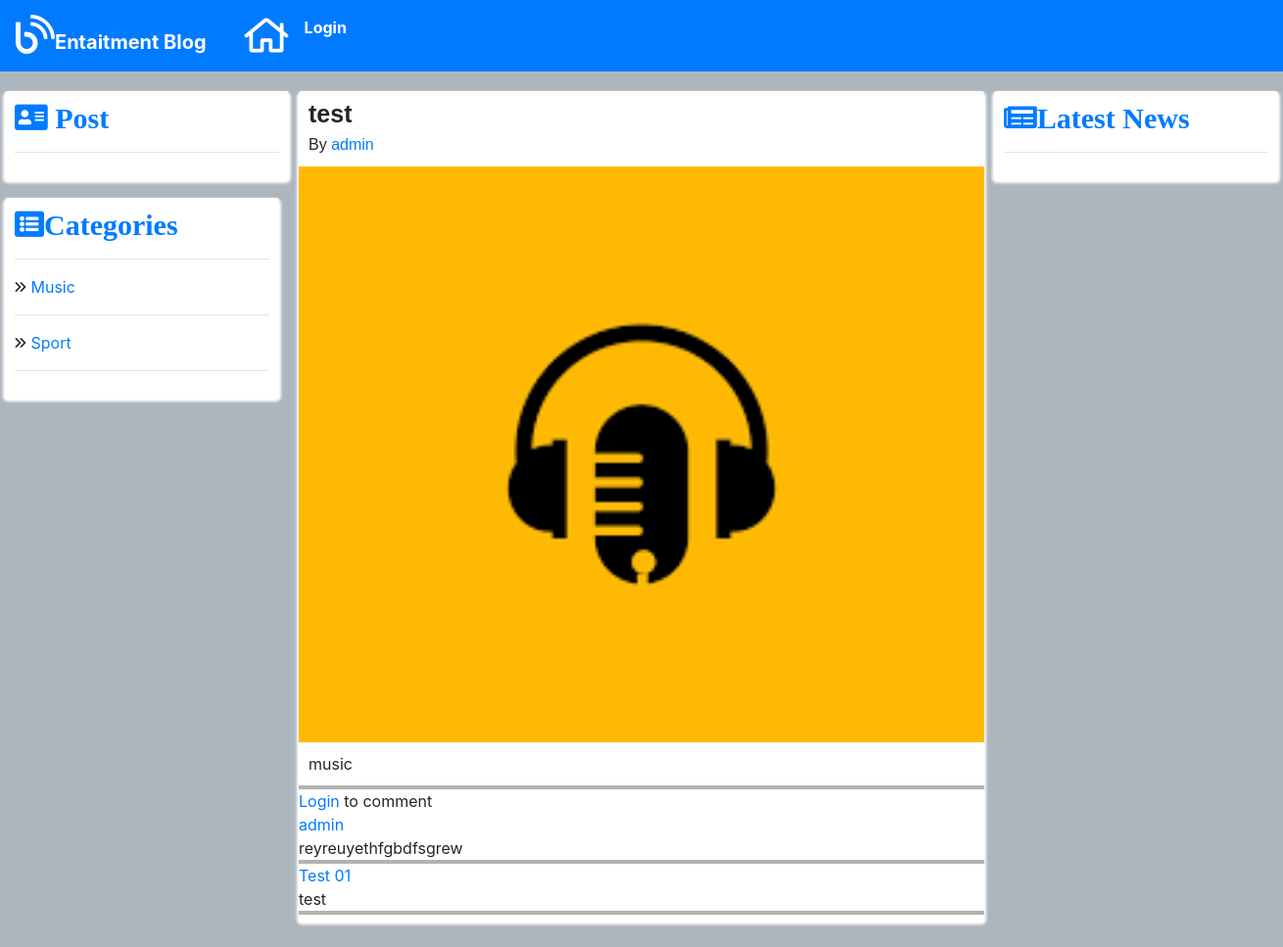
Screenshot of /index.php/post/view/10 with the database file from the repository.
### tables this page shows
CREATE TABLE `categories` (
  `id` int(10) UNSIGNED NOT NULL,
  `name` varchar(100) NOT NULL
);

CREATE TABLE `posts` (
  `id` int(10) UNSIGNED NOT NULL,
  `cat_id` int(10) UNSIGNED DEFAULT NULL,
  `sub_cat_id` int(10) UNSIGNED DEFAULT NULL,
  `author_id` int(10) UNSIGNED DEFAULT NULL,
  `title` varchar(100) NOT NULL,
  `image` varchar(100) DEFAULT NULL,
  `content` varchar(1000) NOT NULL,
  `status` text NOT NULL
);

CREATE TABLE `users` (
  `id` int(10) UNSIGNED NOT NULL,
  `username` varchar(100) NOT NULL,
  `fullname` varchar(100) NOT NULL,
  `email` varchar(100) NOT NULL,
  `password` varchar(100) NOT NULL,
  `last_log_date` timestamp NOT NULL DEFAULT CURRENT_TIMESTAMP ON UPDATE CURRENT_TIMESTAMP,
  `pro_pic` text NOT NULL
);

CREATE TABLE `comments` (
  `id` int(10) UNSIGNED NOT NULL,
  `comment` varchar(500) NOT NULL,
  `post_id` int(10) UNSIGNED DEFAULT NULL,
  `author_id` int(10) UNSIGNED DEFAULT NULL,
  `author_name` text NOT NULL
);

### application/controllers/Post.php (called while the page is built, shortened)
<?php
class Post extends CI_Controller{
    public function view($post_id){
        if(isset($post_id)){
            $data['page_body'] = 'view_post';
            $data['post_id'] = $post_id;
            $this->load->view('page/home/index', $data);
        }else{
            $data = array(
                'error' => '<p>Data is invalid. Make sure data is fill up</p>',
                'page_body' => 'errors'
            );
            $this->load->view('page/home/index', $data);
        }
    }
}

### index.php (called while the page is built, shortened)
<?php
require_once BASEPATH.'core/CodeIgniter.php';

### application/models/Categories_model.php (called while the page is built, shortened)
<?php
class Categories_model extends CI_Model{
    public function get_main_categories(){
        $results = $this->db->get('categories');
        return $results->result();
    }
}

### application/models/Post_model.php (called while the page is built, shortened)
<?php
class Post_model extends CI_Model{
    public function get_one($post_id){
        $this->db->select('posts.*, users.fullname AS author_name');
        $this->db->where('posts.id', $post_id);
        $this->db->join('users', 'posts.author_id = users.id');
        $res = $this->db->get('posts');
        return $res;
    }
    public function get_all_comment($post_id){
        $this->db->where('post_id', $post_id);
        $results = $this->db->get('comments');
        return $results->result();
    }
}

### application/models/User_model.php (called while the page is built, shortened)
<?php
class User_model extends CI_Model{
    public function get_user_by_id($user_id){
        $this->db->where('id', $user_id);
        $result = $this->db->get('users');
        return $result->result();
    }
}

### application/views/partials/home/body/view_post.php (the view, shortened to what this page needs)
<?php $result = $this->post_model->get_one($post_id); ?>
<?php if($result->num_rows() === 1){ ?>
    <?php $row = $result->result()[0]; ?>
    <div class="post-card">
        <div class="post-header">
            <p class="post-title"><?php echo $row->title; ?></p>
            <p class="author">
                By <a href="<?php echo base_url(); ?>index.php/user/profile/<?php echo $row->author_id; ?>">
                    <?php
                        if((int)$this->session->userdata('userid') === (int)$row->author_id){
                            echo "You";
                        }else{
                            echo $row->author_name;
                        }
                    ?>
                </a>
            </p>
        </div>
        <div class="post-image">
            <img src="<?php  echo $row->image; ?>">
        </div>
        <div class="post-text">
            <p>
                <?php echo $row->content; ?>
            </p>
        </div>
        <hr class="post-break-hr">
        <?php if($this->session->userdata('islogin')){ ?>
            <div class="post-opinion-bar-inner">
                <!-- <div class="post-opinion-like">
                    <a href="#" class="post-opinion-button"><i class="fal fa-thumbs-up"></i></a>
                </div>
                <div class="post-opinion-share">
                    <a href="#" class="post-opinion-button"><i class="fal fa-share-alt-square"></i></a>
                </div> -->
            </div>
            <div class="comment-input-area">
                <?php echo form_open('post/comment/' . $row->id); ?>
                <div class="form-area">
                    <div class="form-comment-box">
                        <textarea class="form-control form-comment-box-input" name="comment" rows="5" id="comment"></textarea>
                    </div>
                    <button type="submit" class="btn btn-primary btn-primary-costom">Comment</button>
                </div>
                <?php echo form_close(); ?>
            </div>
        <?php }else{ ?>
            <p class="success"><a href="<?php echo base_url(); ?>index.php/user">Login</a> to comment</p>
        <?php } ?>
        <?php $comment_results = $this->post_model->get_all_comment($row->id); ?>
        <?php foreach ($comment_results as $comment_row){ ?>
            <div class="comments-show-area">
                <div class="comment-header">
                    <?php $temp_user = $this->user_model->get_user_by_id($comment_row->author_id); ?>
                    <p class="title">
                        <a href="<?php echo base_url(); ?>index.php/user/<?php echo $temp_user[0]->username ?>">
                            <?php echo $temp_user[0]->fullname ?>
                        </a>
                    </p>
                </div>
                <div class="comment-content">
                    <p class="comment-text">
                        <?php echo $comment_row->comment ?>
                    </p>
                </div>
            </div>
            <hr class="post-break-hr">
        <?php } ?>
    </div>
<?php }else{ echo "Something wronge"; } ?>

### application/views/partials/home/common/categoriesbar.php
<div class="categories">
    <h3 class="categories-header text-primary"><i class="fa fa-list-alt" aria-hidden="true"></i><b>Categories</b></h3>
    <hr>
    <div class="main-category-list">
        <?php $main_categories = $this->categories_model->get_main_categories(); ?>
        <?php foreach ($main_categories as $cat_row){ ?>
            <div class="main-category-list-item">
                <p>
                    <i class="far fa-angle-double-right"></i>
                     <a href="<?php echo base_url() ?>index.php/post/all_post/<?php echo $cat_row->id; ?>">
                        <?php echo $cat_row->name; ?>
                    </a>
                </p>
                <hr>
            </div>
        <?php } ?>
    </div>
</div>

### assets_old/css/main.css (style rules this page uses)
* { padding: 0; margin: 0; box-sizing: border-box; }
body { background: #adb5bd; }
.container-costom p { margin: 0; padding: 0; }
.post-card { background: #fff; box-shadow: 0 3px 3px 2px #fff; border-radius: 3px; padding: 5px 0; margin-bottom: 20px; }
.post-header { padding: 0 10px 10px 10px; font-family: 'Poppins', sans-serif; }
.post-header .post-title { font-size: 25px; font-weight: bolder; }
.post-image { width: 700px; margin: 0 auto 10px auto; }
.post-image img { width: 100%; }
.post-text { padding: 0 10px; margin-bottom: 10px; }
.post-break-hr { margin: 0; border: 2px solid rgba(0, 0, 0, 0.3); }
.categories { background: #fff; box-shadow: 0 3px 3px 2px #fff; border-radius: 3px; padding: 10px; margin-bottom: 20px; }
.categories-header { font-family: 'Cormorant Garamond', serif; font-size: 30px; font-weight: bold; }

### rows the page displays
categories: name "Music"
categories: name "Sport"
posts: title "test", author.fullname "admin", image (picture), content "music"
comments: author.fullname "admin", comment "reyreuyethfgbdfsgrew"
comments: author.fullname "Test 01", comment "test"
